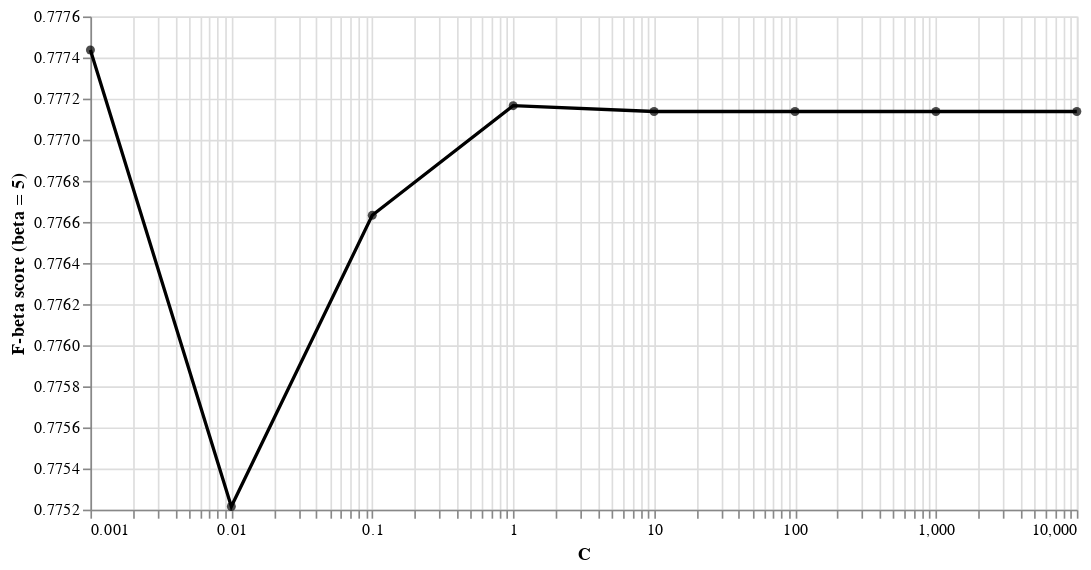

The notebook cell saved with this chart:
### Code cell
lr.draw_search_plot()

### Figure 1 — Vega-Lite specification as saved in the notebook (floating-point values rounded to 4 significant figures)
{"config": {"view": {"continuousWidth": 300, "continuousHeight": 300}}, "layer": [{"mark": {"type": "line", "color": "black"}, "encoding": {"x": {"field": "C", "scale": {"type": "log"}, "title": "C", "type": "quantitative"}, "y": {"field": "mean_test_score", "scale": {"zero": false}, "title": "F-beta score (beta = 5)", "type": "quantitative"}}}, {"mark": {"type": "circle", "color": "black"}, "encoding": {"x": {"field": "C", "scale": {"type": "log"}, "title": "C", "type": "quantitative"}, "y": {"field": "mean_test_score", "scale": {"zero": false}, "title": "F-beta score (beta = 5)", "type": "quantitative"}}}], "data": {"name": "data-49930b4248dd0936f74cdd8bcbb67025"}, "width": 600, "$schema": "https://vega.github.io/schema/vega-lite/v5.15.1.json", "datasets": {"data-49930b4248dd0936f74cdd8bcbb67025": [{"C": 0.001, "mean_test_score": 0.7774, "sem_test_score": 0.00785, "sem_test_score_lower": 0.7735, "sem_test_score_upper": 0.7814}, {"C": 1.0, "mean_test_score": 0.7772, "sem_test_score": 0.00556, "sem_test_score_lower": 0.7744, "sem_test_score_upper": 0.7799}, {"C": 10.0, "mean_test_score": 0.7771, "sem_test_score": 0.005545, "sem_test_score_lower": 0.7744, "sem_test_score_upper": 0.7799}, {"C": 100.0, "mean_test_score": 0.7771, "sem_test_score": 0.005545, "sem_test_score_lower": 0.7744, "sem_test_score_upper": 0.7799}, {"C": 1000.0, "mean_test_score": 0.7771, "sem_test_score": 0.005545, "sem_test_score_lower": 0.7744, "sem_test_score_upper": 0.7799}, {"C": 10000.0, "mean_test_score": 0.7771, "sem_test_score": 0.005545, "sem_test_score_lower": 0.7744, "sem_test_score_upper": 0.7799}, {"C": 0.1, "mean_test_score": 0.7766, "sem_test_score": 0.005775, "sem_test_score_lower": 0.7737, "sem_test_score_upper": 0.7795}, {"C": 0.01, "mean_test_score": 0.7752, "sem_test_score": 0.006968, "sem_test_score_lower": 0.7717, "sem_test_score_upper": 0.7787}]}}
